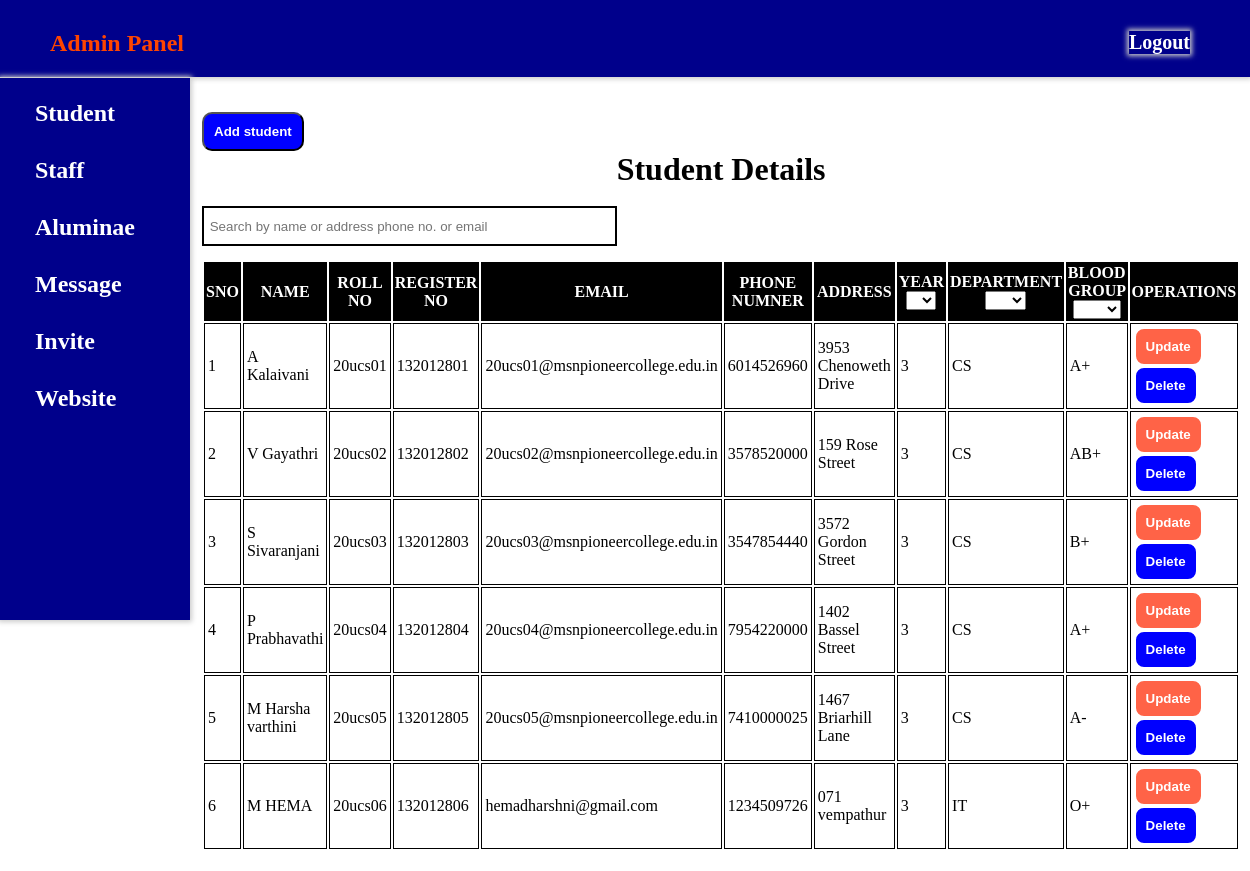
/student_record.php, run on the app's committed database.
### tables this page shows
CREATE TABLE `students` (
  `id` int(100) NOT NULL,
  `s_name` varchar(100) NOT NULL,
  `roll_no` varchar(100) NOT NULL,
  `reg_no` varchar(50) NOT NULL,
  `email` varchar(500) NOT NULL,
  `ph_no` varchar(100) NOT NULL,
  `address` text NOT NULL,
  `year` varchar(50) NOT NULL,
  `department` varchar(50) NOT NULL,
  `blood_grp` varchar(5) NOT NULL
);

### student_record.php (the view, shortened to what this page needs)
<?php
include 'connect.php';
?>
<!DOCTYPE html>
<html>
<head>
	<link rel="stylesheet" type="text/css" href="admin.css">
</head>
<body>
	<div class="header">
		<h2><b><a href="admin_logged.php" style="color: orangered;">Admin Panel</a></b></h2>
		<div class="logout">
			<a href="logout.php" style="color:white;font-size: 20px;">Logout</a>
		</div>
	</div>
	<div class="container">
		<div class="menu">
		<ul>
			<li><a href="student_record.php">Student</a></li>
			<li><a href="staff_record.php">Staff</a></li>
			<li><a href="aluminae_record.php">Aluminae</a></li>
			<li><a href="admin_msg.php">Message</a></li>
			<li><a href="invite_aluminae.php">Invite</a></li>
			<li><a href="#">Website</a>
			</li>
		</ul>
	</div>
	<div class="content">
		<button class="add-btn"><a href="student_record_insert.php">Add student</a></button>
		<table id="emp-table">
			<caption>
				<b><h1> Student Details </h1></b><br>
				<input type="search" id="searchBox-2" placeholder=" Search by name or address phone no. or email"><br><br><br>
				</caption>
			<br>
        <thead>
            <th col-index = 1>SNO</th>
            <th col-index = 2>NAME</th>
            <th col-index = 3>ROLL NO</th>
            <th col-index = 4>REGISTER NO</th>
            <th col-index = 5>EMAIL</th>
            <th col-index = 6>PHONE NUMNER</th>
            <th col-index = 7>ADDRESS</th>
            <th col-index = 8>YEAR
                <select class="table-filter" onchange="filter_rows()">
                    <option value="all"></option>
                </select>
            </th>
            <th col-index = 9>DEPARTMENT
                <select class="table-filter" onchange="filter_rows()">
                    <option value="all"></option>
                </select>
            </th>
            <th col-index = 10>BLOOD GROUP
	            <select class="table-filter" onchange="filter_rows()">
	                    <option value="all"></option>
                </select>
            </th>
            <th>OPERATIONS</th>
        </thead>
        <tbody>
            <?php
                    $sql="select * from students";
                    $result=mysqli_query($con,$sql);
                    if($result){
                        $i=0;
                        while($row=mysqli_fetch_assoc($result)){
                            $i++;
                            $id=$row['id'];
                            $s_name=$row['s_name'];
                            $roll_no=$row['roll_no'];
                            $reg_no=$row['reg_no'];
                            $email=$row['email'];
                            $ph_no=$row['ph_no'];
							$address=$row['address'];
							$year=$row['year'];
							$department=$row['department'];
							$blood_grp=$row['blood_grp'];
                            echo '
                            <tr>
                                <td>'.$i.'</td>
                                <td>'.$s_name.'</td>
                                <td>'.$roll_no.'</td>
                                <td>'.$reg_no.'</td>
                                <td>'.$email.'</td>
								<td>'.$ph_no.'</td>
								<td>'.$address.'</td>
								<td>'.$year.'</td>
								<td>'.$department.'</td>
								<td>'.$blood_grp.'</td>
								<td>
								<button class="btn upt"><a href="stu_rec_update.php?updateid='.$id.'">Update</a></button>
								<button class="btn del"><a href="stu_rec_delete.php?deleteid='.$id.'">Delete</a></button>
							    </td>
							</tr>';
                        }
                    }
                ?>
        </tbody>
    </table>
	</div>
	</div>
</body>
</html>

### admin.css (style rules this page uses)
* { padding: 0; margin: 0; margin-bottom: 0; margin-left: 0; margin-right: 0; margin-top: 0; padding-bottom: 0; padding-left: 0; padding-right: 0; padding-top: 0; }
body { background-size: cover; box-sizing: border-box; font-family: serif,sans-serif; }
a { text-decoration: none; color: white; font-weight: bold; }
.header { background-color: darkblue; padding: 30px 60px 20px 50px; //top right bottom left box-sizing: border-box; box-shadow: 0px 0px 5px 2px #ccc; width: auto; position: sticky; top: 0; }
.logout { float: right; position: relative; top: -26px; box-sizing: border-box; box-shadow: 0px 0px 5px 2px #ccc; }
.menu { background-color: darkblue; height: 542px; padding: 2px 35px 0px 15px; box-sizing: border-box; box-shadow: 0px 0px 5px 2px #ccc; font-size: 24px; position: sticky; top: 78px; }
.menu ul { display: flex; flex-direction: column; list-style: none; }
.menu ul li { width: 100%; margin: 10px 10px 0px 10px; padding: 10px; }
.container { display: flex; }

### student_record.php (style rules this page uses)
.content { padding: 35px 0px 20px 12px; }
.add-btn { background-color: blue; color: white; padding: 10px; text-decoration: none; border-radius: 10px; font-weight: bold; }
.btn { color: white; padding: 10px; text-decoration: none; border-radius: 10px; border: 2px solid #fff; font-weight: bold; cursor: pointer; }
.upt { background-color: tomato; }
.del { background-color: blue; }
th { padding: 2px; color: white; background-color: black; }
td { padding: 3px; border: 1px solid black; }
#searchBox-2 { width: 40%; height: 5vh; padding: 2px; border: 2px solid black; float: left; }

### data on the page
students: s_name "A Kalaivani", roll_no "20ucs01", reg_no "132012801", email "20ucs01@msnpioneercollege.edu.in", ph_no "6014526960", address "3953 Chenoweth Drive", year "3", department "CS", blood_grp "A+"
students: s_name "V Gayathri", roll_no "20ucs02", reg_no "132012802", email "20ucs02@msnpioneercollege.edu.in", ph_no "3578520000", address "159 Rose Street", year "3", department "CS", blood_grp "AB+"
students: s_name "S Sivaranjani", roll_no "20ucs03", reg_no "132012803", email "20ucs03@msnpioneercollege.edu.in", ph_no "3547854440", address "3572 Gordon Street", year "3", department "CS", blood_grp "B+"
students: s_name "P Prabhavathi", roll_no "20ucs04", reg_no "132012804", email "20ucs04@msnpioneercollege.edu.in", ph_no "7954220000", address "1402 Bassel Street", year "3", department "CS", blood_grp "A+"
students: s_name "M Harsha varthini", roll_no "20ucs05", reg_no "132012805", email "20ucs05@msnpioneercollege.edu.in", ph_no "7410000025", address "1467 Briarhill Lane", year "3", department "CS", blood_grp "A-"
students: s_name "M HEMA", roll_no "20ucs06", reg_no "132012806", email "hemadharshni@gmail.com", ph_no "1234509726", address "071 vempathur", year "3", department "IT", blood_grp "O+"
